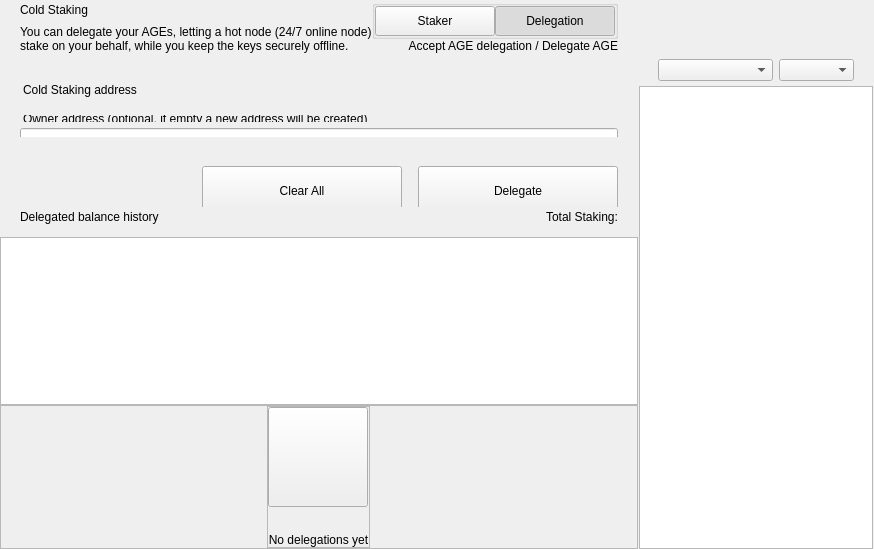
<?xml version="1.0" encoding="UTF-8"?>
<ui version="4.0">
 <class>ColdStakingWidget</class>
 <widget class="QWidget" name="ColdStakingWidget">
  <property name="geometry">
   <rect>
    <x>0</x>
    <y>0</y>
    <width>629</width>
    <height>549</height>
   </rect>
  </property>
  <property name="windowTitle">
   <string>Form</string>
  </property>
  <layout class="QHBoxLayout" name="horizontalLayout_1" stretch="2,1">
   <property name="spacing">
    <number>0</number>
   </property>
   <property name="leftMargin">
    <number>0</number>
   </property>
   <property name="topMargin">
    <number>0</number>
   </property>
   <property name="rightMargin">
    <number>0</number>
   </property>
   <property name="bottomMargin">
    <number>0</number>
   </property>
   <item>
    <widget class="QWidget" name="left" native="true">
     <layout class="QVBoxLayout" name="verticalLayout_3">
      <property name="leftMargin">
       <number>0</number>
      </property>
      <property name="topMargin">
       <number>0</number>
      </property>
      <property name="rightMargin">
       <number>0</number>
      </property>
      <property name="bottomMargin">
       <number>0</number>
      </property>
      <item>
       <layout class="QVBoxLayout" name="verticalLayout_2">
        <property name="spacing">
         <number>0</number>
        </property>
        <item>
         <layout class="QVBoxLayout" name="verticalLayoutTop">
          <property name="spacing">
           <number>0</number>
          </property>
          <property name="leftMargin">
           <number>0</number>
          </property>
          <property name="rightMargin">
           <number>0</number>
          </property>
          <item>
           <widget class="QWidget" name="containerTitle" native="true">
            <property name="sizePolicy">
             <sizepolicy hsizetype="Preferred" vsizetype="Minimum">
              <horstretch>0</horstretch>
              <verstretch>0</verstretch>
             </sizepolicy>
            </property>
            <property name="maximumSize">
             <size>
              <width>16777215</width>
              <height>100</height>
             </size>
            </property>
            <layout class="QHBoxLayout" name="containerTitleLayout">
             <property name="spacing">
              <number>0</number>
             </property>
             <property name="leftMargin">
              <number>20</number>
             </property>
             <property name="topMargin">
              <number>0</number>
             </property>
             <property name="rightMargin">
              <number>20</number>
             </property>
             <property name="bottomMargin">
              <number>0</number>
             </property>
             <item>
              <layout class="QVBoxLayout" name="verticalLayout11">
               <property name="spacing">
                <number>5</number>
               </property>
               <item>
                <widget class="QLabel" name="labelTitle">
                 <property name="text">
                  <string>Cold Staking</string>
                 </property>
                </widget>
               </item>
               <item>
                <widget class="QLabel" name="labelSubtitle1">
                 <property name="maximumSize">
                  <size>
                   <width>16777215</width>
                   <height>16777215</height>
                  </size>
                 </property>
                 <property name="text">
                  <string>You can delegate your AGEs, letting a hot node (24/7 online node)
stake on your behalf, while you keep the keys securely offline.</string>
                 </property>
                </widget>
               </item>
              </layout>
             </item>
             <item>
              <spacer name="horizontalSpacer">
               <property name="orientation">
                <enum>Qt::Horizontal</enum>
               </property>
               <property name="sizeHint" stdset="0">
                <size>
                 <width>40</width>
                 <height>20</height>
                </size>
               </property>
              </spacer>
             </item>
             <item>
              <widget class="QWidget" name="containerViewPrivacyChecks" native="true">
               <layout class="QVBoxLayout" name="containerPrivacyChecks">
                <property name="spacing">
                 <number>0</number>
                </property>
                <property name="leftMargin">
                 <number>0</number>
                </property>
                <property name="topMargin">
                 <number>0</number>
                </property>
                <property name="rightMargin">
                 <number>0</number>
                </property>
                <property name="bottomMargin">
                 <number>0</number>
                </property>
                <item alignment="Qt::AlignHCenter|Qt::AlignVCenter">
                 <widget class="QGroupBox" name="groupBox">
                  <property name="title">
                   <string/>
                  </property>
                  <layout class="QHBoxLayout" name="horizontalLayout_2_1">
                   <property name="spacing">
                    <number>0</number>
                   </property>
                   <property name="leftMargin">
                    <number>0</number>
                   </property>
                   <property name="topMargin">
                    <number>0</number>
                   </property>
                   <property name="rightMargin">
                    <number>0</number>
                   </property>
                   <property name="bottomMargin">
                    <number>0</number>
                   </property>
                   <item>
                    <widget class="QPushButton" name="pushLeft">
                     <property name="minimumSize">
                      <size>
                       <width>120</width>
                       <height>30</height>
                      </size>
                     </property>
                     <property name="maximumSize">
                      <size>
                       <width>120</width>
                       <height>30</height>
                      </size>
                     </property>
                     <property name="focusPolicy">
                      <enum>Qt::NoFocus</enum>
                     </property>
                     <property name="text">
                      <string>Staker</string>
                     </property>
                     <property name="checkable">
                      <bool>true</bool>
                     </property>
                     <property name="autoExclusive">
                      <bool>true</bool>
                     </property>
                    </widget>
                   </item>
                   <item>
                    <widget class="QPushButton" name="pushRight">
                     <property name="minimumSize">
                      <size>
                       <width>120</width>
                       <height>30</height>
                      </size>
                     </property>
                     <property name="maximumSize">
                      <size>
                       <width>120</width>
                       <height>30</height>
                      </size>
                     </property>
                     <property name="focusPolicy">
                      <enum>Qt::NoFocus</enum>
                     </property>
                     <property name="text">
                      <string>Delegation</string>
                     </property>
                     <property name="checkable">
                      <bool>true</bool>
                     </property>
                     <property name="checked">
                      <bool>true</bool>
                     </property>
                     <property name="autoExclusive">
                      <bool>true</bool>
                     </property>
                    </widget>
                   </item>
                  </layout>
                 </widget>
                </item>
                <item alignment="Qt::AlignTop">
                 <widget class="QLabel" name="labelSubtitle2">
                  <property name="text">
                   <string>Accept AGE delegation / Delegate AGE</string>
                  </property>
                  <property name="alignment">
                   <set>Qt::AlignRight|Qt::AlignTrailing|Qt::AlignVCenter</set>
                  </property>
                 </widget>
                </item>
               </layout>
              </widget>
             </item>
            </layout>
           </widget>
          </item>
          <item>
           <spacer name="verticalSpacer_2">
            <property name="orientation">
             <enum>Qt::Vertical</enum>
            </property>
            <property name="sizeType">
             <enum>QSizePolicy::Fixed</enum>
            </property>
            <property name="sizeHint" stdset="0">
             <size>
              <width>20</width>
              <height>30</height>
             </size>
            </property>
           </spacer>
          </item>
          <item>
           <widget class="QWidget" name="containerSend" native="true">
            <property name="minimumSize">
             <size>
              <width>0</width>
              <height>50</height>
             </size>
            </property>
            <layout class="QVBoxLayout" name="containerSendRow">
             <property name="spacing">
              <number>6</number>
             </property>
             <property name="leftMargin">
              <number>0</number>
             </property>
             <property name="topMargin">
              <number>0</number>
             </property>
             <property name="rightMargin">
              <number>0</number>
             </property>
             <property name="bottomMargin">
              <number>0</number>
             </property>
             <item>
              <widget class="QLabel" name="labelEditTitle">
               <property name="maximumSize">
                <size>
                 <width>16777215</width>
                 <height>30</height>
                </size>
               </property>
               <property name="styleSheet">
                <string notr="true">padding-left:20px; padding-bottom:3px;</string>
               </property>
               <property name="text">
                <string>Cold Staking address</string>
               </property>
              </widget>
             </item>
             <item>
              <spacer name="verticalSpacer_6">
               <property name="orientation">
                <enum>Qt::Vertical</enum>
               </property>
               <property name="sizeType">
                <enum>QSizePolicy::Fixed</enum>
               </property>
               <property name="sizeHint" stdset="0">
                <size>
                 <width>20</width>
                 <height>9</height>
                </size>
               </property>
              </spacer>
             </item>
             <item>
              <widget class="QWidget" name="containerOwner" native="true">
               <layout class="QVBoxLayout" name="vContainerOwner">
                <property name="spacing">
                 <number>4</number>
                </property>
                <property name="leftMargin">
                 <number>20</number>
                </property>
                <property name="topMargin">
                 <number>0</number>
                </property>
                <property name="rightMargin">
                 <number>20</number>
                </property>
                <property name="bottomMargin">
                 <number>0</number>
                </property>
                <item>
                 <widget class="QLabel" name="labelSubtitleDescription">
                  <property name="maximumSize">
                   <size>
                    <width>16777215</width>
                    <height>20</height>
                   </size>
                  </property>
                  <property name="styleSheet">
                   <string notr="true">margin-bottom:2px;
                   margin-left:0.05px;
                   padding:0px;</string>
                  </property>
                  <property name="text">
                   <string>Owner address (optional, if empty a new address will be created)</string>
                  </property>
                 </widget>
                </item>
                <item>
                 <widget class="QLineEdit" name="lineEditOwnerAddress">
                  <property name="minimumSize">
                   <size>
                    <width>0</width>
                    <height>50</height>
                   </size>
                  </property>
                  <property name="maximumSize">
                   <size>
                    <width>16777215</width>
                    <height>50</height>
                   </size>
                  </property>
                  <property name="styleSheet">
                   <string notr="true"/>
                  </property>
                  <property name="placeholderText">
                   <string>Enter owner address</string>
                  </property>
                 </widget>
                </item>
               </layout>
              </widget>
             </item>
            </layout>
           </widget>
          </item>
         </layout>
        </item>
        <item>
         <spacer name="verticalSpacer_3">
          <property name="orientation">
           <enum>Qt::Vertical</enum>
          </property>
          <property name="sizeType">
           <enum>QSizePolicy::Minimum</enum>
          </property>
          <property name="sizeHint" stdset="0">
           <size>
            <width>20</width>
            <height>20</height>
           </size>
          </property>
         </spacer>
        </item>
        <item>
         <widget class="QWidget" name="containerBtn" native="true">
          <property name="minimumSize">
           <size>
            <width>0</width>
            <height>50</height>
           </size>
          </property>
          <layout class="QHBoxLayout" name="horizontalLayout">
           <property name="rightMargin">
            <number>20</number>
           </property>
           <item>
            <spacer name="horizontalSpacer_2">
             <property name="orientation">
              <enum>Qt::Horizontal</enum>
             </property>
             <property name="sizeHint" stdset="0">
              <size>
               <width>200</width>
               <height>20</height>
              </size>
             </property>
            </spacer>
           </item>
           <item>
            <layout class="QHBoxLayout" name="horizontalLayout_7">
             <item>
              <spacer name="horizontalSpacer_3">
               <property name="orientation">
                <enum>Qt::Horizontal</enum>
               </property>
               <property name="sizeType">
                <enum>QSizePolicy::Expanding</enum>
               </property>
               <property name="sizeHint" stdset="0">
                <size>
                 <width>40</width>
                 <height>20</height>
                </size>
               </property>
              </spacer>
             </item>
             <item>
              <widget class="QPushButton" name="pushButtonClear">
               <property name="minimumSize">
                <size>
                 <width>200</width>
                 <height>50</height>
                </size>
               </property>
               <property name="focusPolicy">
                <enum>Qt::NoFocus</enum>
               </property>
               <property name="text">
                <string>Clear All</string>
               </property>
              </widget>
             </item>
             <item>
              <spacer name="horizontalSpacer_4">
               <property name="orientation">
                <enum>Qt::Horizontal</enum>
               </property>
               <property name="sizeType">
                <enum>QSizePolicy::Fixed</enum>
               </property>
               <property name="sizeHint" stdset="0">
                <size>
                 <width>10</width>
                 <height>20</height>
                </size>
               </property>
              </spacer>
             </item>
             <item>
              <widget class="QPushButton" name="pushButtonSend">
               <property name="minimumSize">
                <size>
                 <width>200</width>
                 <height>50</height>
                </size>
               </property>
               <property name="maximumSize">
                <size>
                 <width>200</width>
                 <height>50</height>
                </size>
               </property>
               <property name="focusPolicy">
                <enum>Qt::NoFocus</enum>
               </property>
               <property name="text">
                <string>Delegate</string>
               </property>
              </widget>
             </item>
            </layout>
           </item>
          </layout>
         </widget>
        </item>
        <item>
         <widget class="QWidget" name="containerHistoryLabel" native="true">
          <layout class="QHBoxLayout" name="horizontalLayout_4">
           <property name="spacing">
            <number>0</number>
           </property>
           <property name="leftMargin">
            <number>20</number>
           </property>
           <property name="topMargin">
            <number>0</number>
           </property>
           <property name="rightMargin">
            <number>20</number>
           </property>
           <property name="bottomMargin">
            <number>0</number>
           </property>
           <item>
            <widget class="QWidget" name="verticalWidget" native="true">
             <property name="minimumSize">
              <size>
               <width>100</width>
               <height>0</height>
              </size>
             </property>
             <layout class="QVBoxLayout" name="verticalLayout_58">
              <property name="leftMargin">
               <number>0</number>
              </property>
              <property name="topMargin">
               <number>0</number>
              </property>
              <property name="rightMargin">
               <number>0</number>
              </property>
              <property name="bottomMargin">
               <number>0</number>
              </property>
              <item>
               <widget class="QLabel" name="labelListHistory">
                <property name="text">
                 <string>Delegated balance history</string>
                </property>
               </widget>
              </item>
             </layout>
            </widget>
           </item>
           <item>
            <spacer name="horizontalSpacer_5">
             <property name="orientation">
              <enum>Qt::Horizontal</enum>
             </property>
             <property name="sizeHint" stdset="0">
              <size>
               <width>40</width>
               <height>20</height>
              </size>
             </property>
            </spacer>
           </item>
           <item>
            <widget class="QLabel" name="labelStakingTotal">
             <property name="text">
              <string>Total Staking:</string>
             </property>
            </widget>
           </item>
          </layout>
         </widget>
        </item>
        <item>
         <layout class="QVBoxLayout" name="verticalLayout_64">
          <property name="spacing">
           <number>0</number>
          </property>
          <item>
           <spacer name="verticalSpacer_44">
            <property name="orientation">
             <enum>Qt::Vertical</enum>
            </property>
            <property name="sizeType">
             <enum>QSizePolicy::Fixed</enum>
            </property>
            <property name="sizeHint" stdset="0">
             <size>
              <width>20</width>
              <height>10</height>
             </size>
            </property>
           </spacer>
          </item>
          <item>
           <widget class="QListView" name="listView">
            <property name="enabled">
             <bool>true</bool>
            </property>
            <property name="mouseTracking">
             <bool>true</bool>
            </property>
           </widget>
          </item>
          <item>
           <widget class="QFrame" name="emptyContainer">
            <property name="minimumSize">
             <size>
              <width>0</width>
              <height>100</height>
             </size>
            </property>
            <property name="frameShape">
             <enum>QFrame::StyledPanel</enum>
            </property>
            <property name="frameShadow">
             <enum>QFrame::Raised</enum>
            </property>
            <layout class="QVBoxLayout" name="verticalLayout_71" stretch="1,8">
             <property name="spacing">
              <number>0</number>
             </property>
             <property name="leftMargin">
              <number>0</number>
             </property>
             <property name="topMargin">
              <number>0</number>
             </property>
             <property name="rightMargin">
              <number>0</number>
             </property>
             <property name="bottomMargin">
              <number>0</number>
             </property>
             <item>
              <spacer name="verticalSpacer">
               <property name="orientation">
                <enum>Qt::Vertical</enum>
               </property>
               <property name="sizeHint" stdset="0">
                <size>
                 <width>20</width>
                 <height>20</height>
                </size>
               </property>
              </spacer>
             </item>
             <item alignment="Qt::AlignHCenter|Qt::AlignVCenter">
              <widget class="QFrame" name="emptyScreen">
               <property name="sizePolicy">
                <sizepolicy hsizetype="Expanding" vsizetype="Expanding">
                 <horstretch>0</horstretch>
                 <verstretch>0</verstretch>
                </sizepolicy>
               </property>
               <property name="frameShape">
                <enum>QFrame::StyledPanel</enum>
               </property>
               <property name="frameShadow">
                <enum>QFrame::Raised</enum>
               </property>
               <layout class="QVBoxLayout" name="verticalLayout">
                <property name="spacing">
                 <number>30</number>
                </property>
                <property name="leftMargin">
                 <number>0</number>
                </property>
                <property name="topMargin">
                 <number>0</number>
                </property>
                <property name="rightMargin">
                 <number>0</number>
                </property>
                <property name="bottomMargin">
                 <number>0</number>
                </property>
                <item alignment="Qt::AlignHCenter|Qt::AlignVCenter">
                 <widget class="QPushButton" name="pushImgEmpty">
                  <property name="minimumSize">
                   <size>
                    <width>100</width>
                    <height>100</height>
                   </size>
                  </property>
                  <property name="maximumSize">
                   <size>
                    <width>100</width>
                    <height>100</height>
                   </size>
                  </property>
                  <property name="focusPolicy">
                   <enum>Qt::NoFocus</enum>
                  </property>
                  <property name="text">
                   <string/>
                  </property>
                  <property name="iconSize">
                   <size>
                    <width>100</width>
                    <height>100</height>
                   </size>
                  </property>
                 </widget>
                </item>
                <item alignment="Qt::AlignHCenter|Qt::AlignVCenter">
                 <widget class="QLabel" name="labelEmpty">
                  <property name="styleSheet">
                   <string notr="true"/>
                  </property>
                  <property name="text">
                   <string>No delegations yet</string>
                  </property>
                  <property name="alignment">
                   <set>Qt::AlignCenter</set>
                  </property>
                 </widget>
                </item>
               </layout>
              </widget>
             </item>
            </layout>
           </widget>
          </item>
         </layout>
        </item>
       </layout>
      </item>
     </layout>
    </widget>
   </item>
   <item>
    <widget class="QWidget" name="right" native="true">
     <layout class="QVBoxLayout" name="rightContainer">
      <property name="spacing">
       <number>0</number>
      </property>
      <property name="leftMargin">
       <number>1</number>
      </property>
      <property name="topMargin">
       <number>0</number>
      </property>
      <property name="rightMargin">
       <number>1</number>
      </property>
      <property name="bottomMargin">
       <number>0</number>
      </property>
      <item>
       <widget class="QWidget" name="containerRightButtons" native="true">
        <property name="minimumSize">
         <size>
          <width>0</width>
          <height>50</height>
         </size>
        </property>
        <layout class="QVBoxLayout" name="verticalLayout_4">
         <property name="leftMargin">
          <number>19</number>
         </property>
         <property name="topMargin">
          <number>0</number>
         </property>
         <property name="rightMargin">
          <number>19</number>
         </property>
         <property name="bottomMargin">
          <number>0</number>
         </property>
         <item>
          <widget class="OptionButton" name="btnCoinControl" native="true">
           <property name="minimumSize">
            <size>
             <width>0</width>
             <height>0</height>
            </size>
           </property>
          </widget>
         </item>
         <item>
          <widget class="OptionButton" name="btnColdStaking" native="true"/>
         </item>
         <item>
          <widget class="OptionButton" name="btnMyStakingAddresses" native="true">
           <property name="sizePolicy">
            <sizepolicy hsizetype="Preferred" vsizetype="Minimum">
             <horstretch>0</horstretch>
             <verstretch>0</verstretch>
            </sizepolicy>
           </property>
          </widget>
         </item>
        </layout>
       </widget>
      </item>
      <item>
       <widget class="QWidget" name="sortWidget" native="true">
        <layout class="QHBoxLayout" name="horizontalLayout_6">
         <property name="leftMargin">
          <number>19</number>
         </property>
         <property name="rightMargin">
          <number>19</number>
         </property>
         <property name="bottomMargin">
          <number>5</number>
         </property>
         <item>
          <spacer name="horizontalSpacer_6">
           <property name="orientation">
            <enum>Qt::Horizontal</enum>
           </property>
           <property name="sizeHint" stdset="0">
            <size>
             <width>40</width>
             <height>20</height>
            </size>
           </property>
          </spacer>
         </item>
         <item>
          <widget class="QComboBox" name="comboBoxSort">
           <property name="sizePolicy">
            <sizepolicy hsizetype="Preferred" vsizetype="Fixed">
             <horstretch>0</horstretch>
             <verstretch>0</verstretch>
            </sizepolicy>
           </property>
           <property name="minimumSize">
            <size>
             <width>115</width>
             <height>0</height>
            </size>
           </property>
          </widget>
         </item>
         <item>
          <widget class="QComboBox" name="comboBoxSortOrder">
           <property name="sizePolicy">
            <sizepolicy hsizetype="Preferred" vsizetype="Fixed">
             <horstretch>0</horstretch>
             <verstretch>0</verstretch>
            </sizepolicy>
           </property>
           <property name="minimumSize">
            <size>
             <width>75</width>
             <height>0</height>
            </size>
           </property>
          </widget>
         </item>
        </layout>
       </widget>
      </item>
      <item>
       <widget class="QListView" name="listViewStakingAddress">
        <property name="enabled">
         <bool>true</bool>
        </property>
        <property name="mouseTracking">
         <bool>true</bool>
        </property>
       </widget>
      </item>
     </layout>
    </widget>
   </item>
  </layout>
 </widget>
 <customwidgets>
  <customwidget>
   <class>OptionButton</class>
   <extends>QWidget</extends>
   <header>qt/agenor/optionbutton.h</header>
   <container>1</container>
  </customwidget>
 </customwidgets>
 <resources/>
 <connections/>
</ui>
